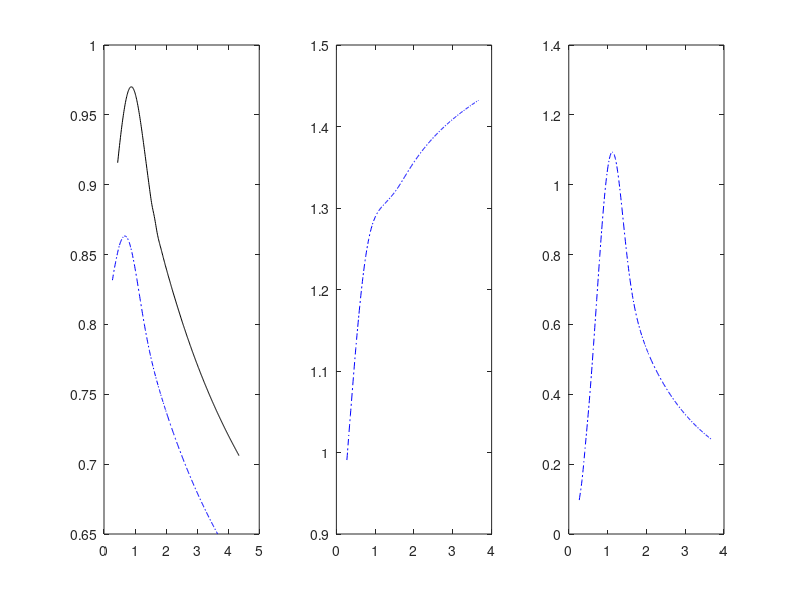

Here is the MATLAB script that generated this plot: (Note: this script raises an error after producing the figure.)
 clf
%
%
load tau27cbar6p4.mat;
sf = 1/omega;
areaahold = areaah;
subplot(1,3,1);plot(areaah(:,1)/sf^(1/3),areaah(:,2)*sf^(1/3),'-.','color','blue'),hold on
subplot(1,3,2);plot(areaah(:,1)/sf^(1/3),areaah(:,3)*sf^(2/3),'-.','color','blue'),hold on
subplot(1,3,3);plot(areaah(:,1)/sf^(1/3),-areaah(:,4)*sf^(4/3),'-.','color','blue'),hold on
%
load tau43cbar6p4.mat;
sf = 1/omega;
areaahold = areaah;
subplot(1,3,1);plot(areaah(:,1)/sf^(1/3),areaah(:,2)*sf^(1/3),'-','color','black'),hold on
xlabel \tau, ylabel 'r_h',
legend('\tau_0 = 0.27' ,'\tau_0 = 0.43','location','NorthEast')
subplot(1,3,2);plot(areaah(:,1)/sf^(1/3),areaah(:,3)*sf^(2/3),'-','color','black'),hold on
xlabel \tau, ylabel 'A_h',
legend('\tau_0 = 0.27' ,'\tau_0 = 0.43','location','NorthEast')
subplot(1,3,3);plot(areaah(:,1)/sf^(1/3),-areaah(:,4)*sf^(4/3),'-','color','black'),hold on
xlabel \tau, ylabel '-a_4',
legend('\tau_0 = 0.27' ,'\tau_0 = 0.43','location','NorthEast')

